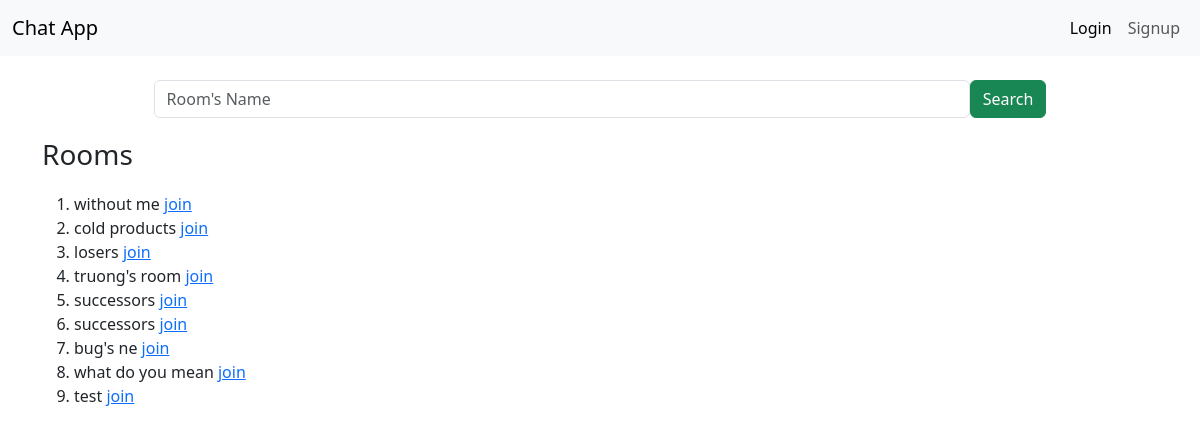
/chat/join_room/, run on an earlier commit of the app's database.
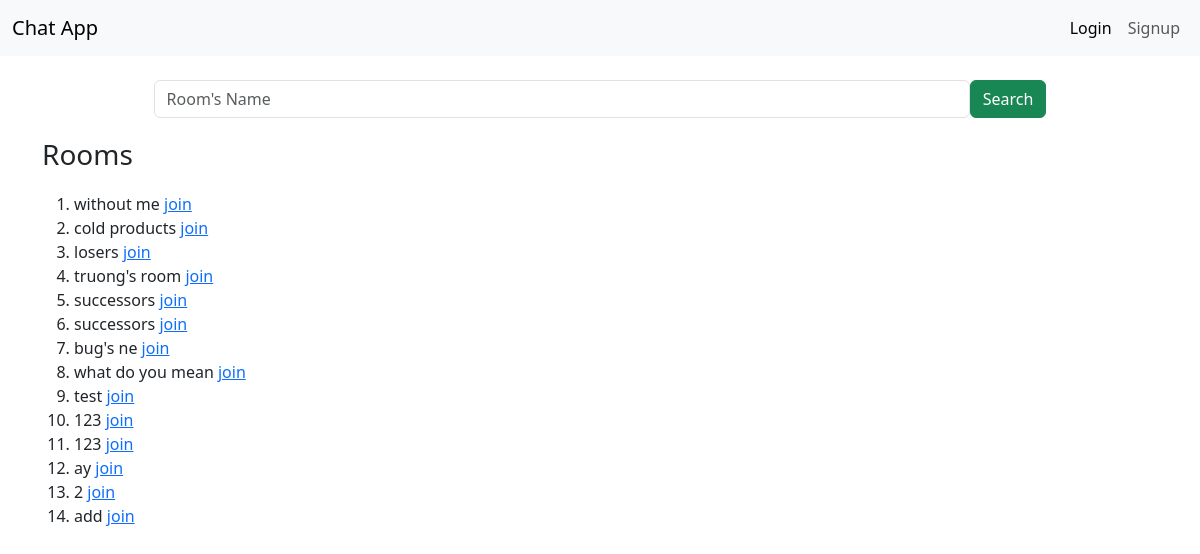
And on a later commit of the database.
### chat/models.py (models this page shows, shortened)
class Room(models.Model):
    members = models.ManyToManyField(get_user_model())
    name = models.CharField(max_length=30)

### chat/views.py (the view)
class ChatJoinView(ListView):
    model = Room
    template_name = "chat_join.html"
    context_object_name = "rooms"

### templates/chat_join.html (shortened to what this page needs)
{% extends 'base.html' %}
{% block content %}
<div class="container">
    <div style="margin-top: 24px; max-height: 100vh;">
        <form action="{% url 'search_room' %}" method="post" class="d-flex" style="margin: 0 10%;">
            <input class="form-control" type="text" name="room-name" placeholder="Room's Name">
            <button class="btn btn-success" type="submit">Search</button>
        </form>
        <h3 style="margin: 20px 0;">Rooms</h3>
        <div style="height: 70vh; overflow-y: scroll">
            <ol>
                {% for room in rooms %}
                <li>{{room.name}}
                    <a href="{% url 'chat_room' room.pk %}">join</a>
                </li>
                {% endfor %}
            </ol>
        </div>
    </div>
</div>
{% endblock %}

### templates/base.html (shortened to what this page needs)
{% load static %}
<!DOCTYPE html>
<html lang="en">
<head>
    <link rel="stylesheet" href="{% static 'css/base.css' %}">
    <link href="https://cdn.jsdelivr.net/npm/bootstrap@5.3.0-alpha1/dist/css/bootstrap.min.css" rel="stylesheet"
>
</head>
<body>
    <nav class="navbar navbar-expand-lg bg-body-tertiary">
        <div class="container-fluid">
            <a class="navbar-brand" href="{% url 'home' %}">Chat App</a>
            <div class="collapse navbar-collapse" id="navbarScroll">
                <ul class="navbar-nav ml-auto mb-2 mb-lg-0 d-flex align-items-center navbar-nav-scroll">
                    <li class="nav-item">
                        <a href="#" class="nav-link active text-one-line">{% block room_name %}{% endblock %}</a>
                    </li>
                    <li class="nav-item">
                        <a href="#" class="nav-link active text-one-line">{% block member_count %}{% endblock %}</a>
                    </li>
                    {% if user.is_authenticated %}
                    <div class="dropdown">
                        <a href="#" class="nav-link active active dropdown-toggle" data-bs-toggle="dropdown"
                            aria-expanded="false">
                            <img style="width: 30px; height: 30px; border-radius: 50%;" src="{{user.avatar}}"
                                alt="{{user.username}}">
                        </a>
                        <div class="dropdown-menu">
                            <a class="nav-link" href="{% url 'logout' %}">Logout</a>
                        </div>
                    </div>
                    {% else %}
                    <li class="nav-item">
                        <a class="nav-link active" aria-current="page" href="{% url 'login' %}">Login</a>
                    </li>
                    <li class="nav-item">
                        <a class="nav-link" href="{% url 'signup' %}">Signup</a>
                    </li>
                    {% endif %}
                </ul>
            </div>
        </div>
    </nav>
    {% block content%}{% endblock %}
</body>
</html>

### static/css/base.css (style rules this page uses)
body { overflow: hidden; }
.text-one-line { text-overflow: ellipsis; overflow: hidden; white-space: nowrap; max-width: 500px; }

What changed in the data, as far as the page shows it:
added Room: name "123"
added Room: name "123"
added Room: name "ay"
added Room: name "2"
added Room: name "add"
